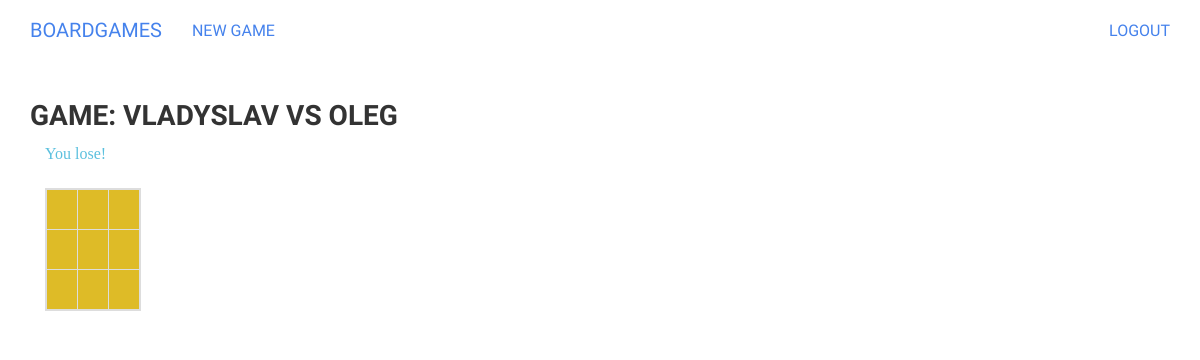
The page /tictactoe/game/2/ (signed in) on the database as committed earlier.
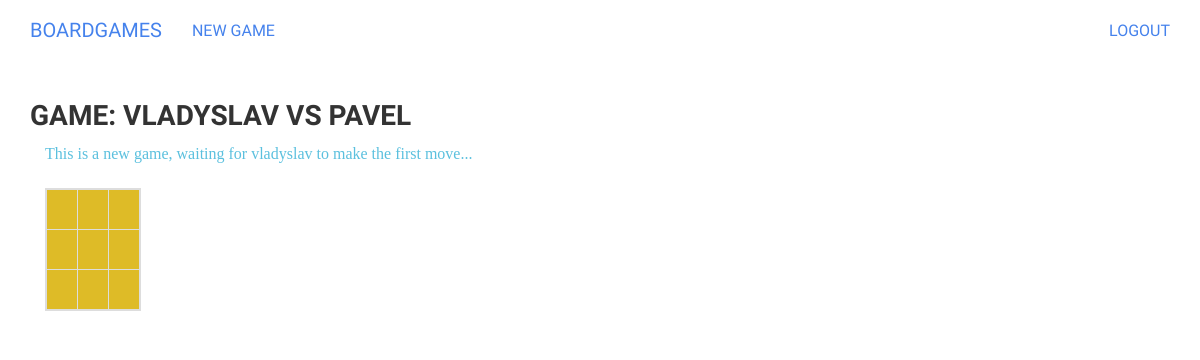
The same page on the database as committed later.
### tictactoe/models.py (models this page shows, shortened)
class Game(models.Model):
    first_player = models.ForeignKey(User, related_name="games_first_player")
    second_player = models.ForeignKey(User, related_name="games_second_player")
    next_to_move = models.ForeignKey(User, related_name="games_to_move")
    start_time = models.DateTimeField(auto_now_add=True)
    last_active = models.DateTimeField(auto_now=True)
    status = models.CharField(max_length=1, default='A',
                              choices=GAME_STATUS_CHOICES)
    objects = GamesManager()
    def as_board(self):
        board = [['' for x in range(BOARD_SIZE)] for y in range(BOARD_SIZE)]
        for move in self.move_set.all():
            board[move.y][move.x] = FIRST_PLAYER_MOVE if move.by_first_player else SECOND_PLAYER_MOVE
        return board
    def last_move(self):
        return self.move_set.latest()
    def is_users_move(self, user):
        return self.status == 'A' and self.next_to_move == user
    def __str__(self):
        return "{0} vs {1}".format(self.first_player, self.second_player)

### tictactoe/views.py (the view)
# urls.py: url(r'^game/(?P<pk>\d+)/$', 'game_detail', name='tictactoe_game_detail'),
@login_required
def game_detail(request, pk):
    game = get_object_or_404(Game, pk=pk)
    if game.is_users_move(request.user):
        return redirect('tictactoe_game_do_move', pk=pk)
    return render(request, "tictactoe/game_detail.html", {'game': game})

### tictactoe/templates/tictactoe/game_detail.html (shortened to what this page needs)
{% extends "base.html" %}
{% load staticfiles %}
{% block styling %}
    {{ block.super }}
    <link rel="stylesheet" href="{% static 'font-awesome/css/font-awesome.min.css' %}">
{% endblock styling %}
{% block content %}
    <h3>Game: {{ game }}</h3>
    <div class="col-sm-9">
        <p class="text-info">
           {% include "tictactoe/game_info.html" %}
        </p>
        <table class="table table-bordered" style="width: 60px; border-width: 2px">
            {% for line in game.as_board %}
                <tr data-y="{{ forloop.counter0 }}" >
                    {% for square in line %}
                        <td class="tictactoe-cell {% if not square %}empty{% endif %}"
                            style="width: 20px; height: 20px"
                            data-x="{{ forloop.counter0 }}"
                        >
                            {% if square == "O" %}
                               <span class="fa fa-circle-o" style="padding-right: 2px" ></span>
                            {% elif square == "X" %}
                               <span class="glyphicon glyphicon-remove" ></span>
                            {% else %}
                                <span><img src="{% static 'empty.png' %}"></img></span>
                            {% endif %}
                        </td>
                    {% endfor %}
                </tr>
            {% endfor %}
        </table>
    </div>
{% endblock content %}

### tictactoe/templates/tictactoe/game_info.html
 {% if game.status == "D" %}
    It's a draw!
{% elif game.status == "F" and user == game.first_player %}
    You win!
{% elif game.status == "S" and user == game.second_player %}
    You win!
{% elif game.status == "S" or game.status == "F" %}
    You lose!
{% elif game.move_set.count > 0 %}
    {% with last_move=game.move_set.latest %}
        {{ last_move.player.username }} played at ({{ last_move.x }}, {{ last_move.y }}).
    {% endwith %}
{% else %}
    This is a new game, waiting for {{ game.next_to_move.username }} to make the first move...
{% endif %}

Rows that differ between the two databases and show on the page:
changed Game: first_player+second_player "VLADYSLAV VS OLEG" → "VLADYSLAV VS PAVEL"; next_to_move.username (not shown) → "vladyslav"
Other text that changed with them:
text no longer shown: "You lose!"
text now shown: "This is a new game, waiting for to make the first move..."
